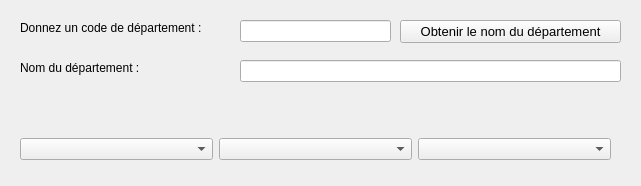
<?xml version="1.0" encoding="UTF-8"?>
<ui version="4.0">
 <class>Widget</class>
 <widget class="QWidget" name="Widget">
  <property name="geometry">
   <rect>
    <x>0</x>
    <y>0</y>
    <width>641</width>
    <height>186</height>
   </rect>
  </property>
  <property name="windowTitle">
   <string>Widget</string>
  </property>
  <widget class="QLabel" name="label">
   <property name="geometry">
    <rect>
     <x>20</x>
     <y>20</y>
     <width>201</width>
     <height>16</height>
    </rect>
   </property>
   <property name="text">
    <string>Donnez un code de département :</string>
   </property>
  </widget>
  <widget class="QLabel" name="label_2">
   <property name="geometry">
    <rect>
     <x>20</x>
     <y>60</y>
     <width>141</width>
     <height>16</height>
    </rect>
   </property>
   <property name="text">
    <string>Nom du département :</string>
   </property>
  </widget>
  <widget class="QLineEdit" name="lineEditCode">
   <property name="geometry">
    <rect>
     <x>240</x>
     <y>20</y>
     <width>151</width>
     <height>22</height>
    </rect>
   </property>
  </widget>
  <widget class="QLineEdit" name="lineEditNom">
   <property name="geometry">
    <rect>
     <x>240</x>
     <y>60</y>
     <width>381</width>
     <height>22</height>
    </rect>
   </property>
  </widget>
  <widget class="QPushButton" name="pushButtonObtenir">
   <property name="geometry">
    <rect>
     <x>400</x>
     <y>20</y>
     <width>221</width>
     <height>23</height>
    </rect>
   </property>
   <property name="font">
    <font>
     <pointsize>10</pointsize>
    </font>
   </property>
   <property name="text">
    <string>Obtenir le nom du département</string>
   </property>
  </widget>
  <widget class="QWidget" name="">
   <property name="geometry">
    <rect>
     <x>20</x>
     <y>134</y>
     <width>591</width>
     <height>31</height>
    </rect>
   </property>
   <layout class="QGridLayout" name="gridLayout">
    <item row="0" column="0">
     <widget class="QComboBox" name="comboBoxRegion"/>
    </item>
    <item row="0" column="1">
     <widget class="QComboBox" name="comboBoxDepartement"/>
    </item>
    <item row="0" column="2">
     <widget class="QComboBox" name="comboBoxVille"/>
    </item>
   </layout>
   <zorder>comboBoxRegion</zorder>
  </widget>
 </widget>
 <resources/>
 <connections/>
</ui>
